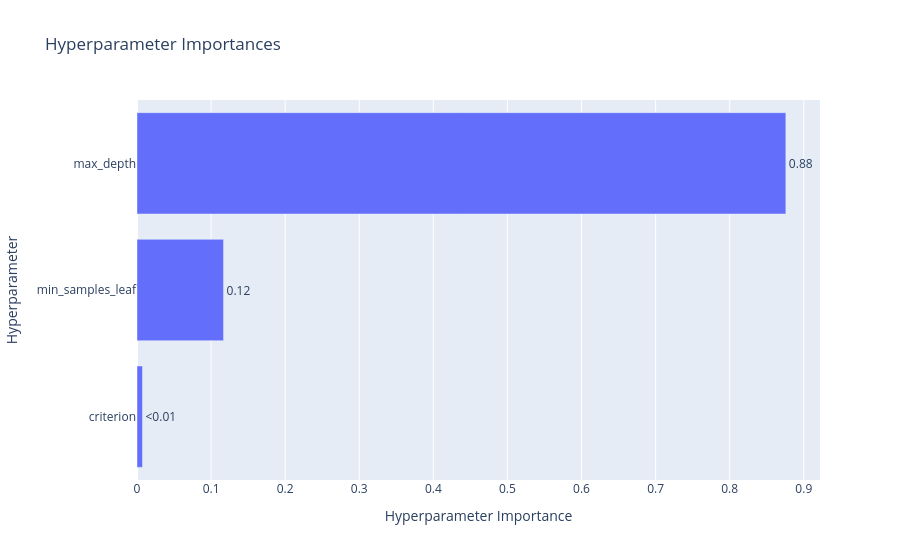

Source (notebook cell):
### Markdown cell above
#### Визуализация optuna:
1) Сравнение важности гиперпараметров
2) Отрисовка контура оптимизации. Помогает выбрать направление дальнейшей оптимизации в сторону "темных" областей

### Code cell
from optuna.visualization import plot_param_importances

plot_param_importances(study)

### Figure 1 — Plotly figure (JSON) as saved in the notebook; plotly's stock layout.template omitted (floating-point values rounded to 4 significant figures)
{"data": [{"cliponaxis": false, "hovertemplate": ["criterion (CategoricalDistribution): 0.007417798532713454<extra></extra>", "min_samples_leaf (IntDistribution): 0.11679130834746487<extra></extra>", "max_depth (IntDistribution): 0.8757908931198216<extra></extra>"], "name": "Objective Value", "orientation": "h", "text": ["<0.01", "0.12", "0.88"], "textposition": "outside", "type": "bar", "x": [0.007418, 0.1168, 0.8758], "y": ["criterion", "min_samples_leaf", "max_depth"]}], "layout": {"title": {"text": "Hyperparameter Importances"}, "xaxis": {"title": {"text": "Hyperparameter Importance"}}, "yaxis": {"title": {"text": "Hyperparameter"}}}}
